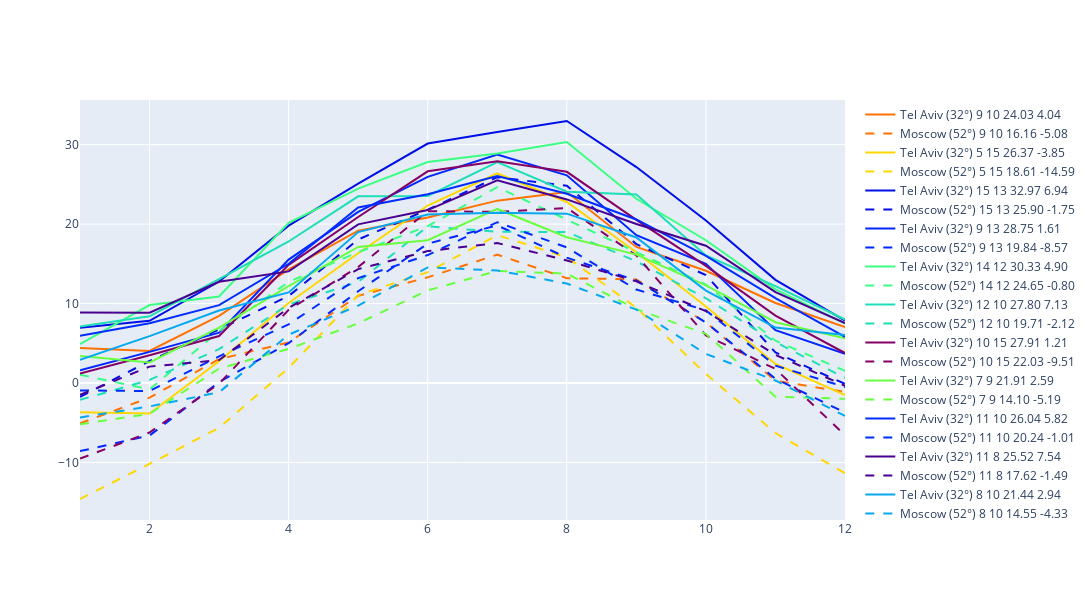

The notebook cell this image was saved under:
### Code cell
import plotly.graph_objects as go
import random
import plotly.colors as colors

# Here I tried to find best values for monthly and latitude adjustments
# But if i set up weather limit close to actual weather, it is impossible 
# to find corresponding values for mon_adj and lat_adj

months_num = list(range(1, 13))
fig = go.Figure()
plots = 0

for _ in range(1000):
    max_temp = 30
    mon_adj = random.randint(1, max_temp)
    lat_adj = random.randint(1, max_temp)
    tel_aviv_temps = [generate_temperature(i, 32, mon_adj, lat_adj) for i in months_num]
    moscow_temps = [generate_temperature(i, 52, mon_adj, lat_adj) for i in months_num]
    
    tel_aviv_max = np.max(tel_aviv_temps)
    tel_aviv_min = np.min(tel_aviv_temps)
    moscow_max = np.max(moscow_temps)
    moscow_min = np.min(moscow_temps)
    
    if tel_aviv_min > -5 and moscow_max > 10 and tel_aviv_max < 35 and moscow_min < 0:
        color = colors.sample_colorscale(colors.PLOTLY_SCALES['Rainbow'], random.random())[0]

        fig.add_trace(go.Scatter(x=months_num, y=tel_aviv_temps, mode='lines', 
                                name=f'Tel Aviv (32°) {mon_adj} {lat_adj} {tel_aviv_max:.2f} {tel_aviv_min:.2f}', line=dict(color=color, width=2)))
        fig.add_trace(go.Scatter(x=months_num, y=moscow_temps, mode='lines', 
                             name=f'Moscow (52°) {mon_adj} {lat_adj} {moscow_max:.2f} {moscow_min:.2f}', line=dict(color=color, dash='dash', width=2)))
        plots += 1
        if plots > 10:
            break
    
fig.update_layout(
    legend=dict(xanchor='left', yanchor='top'),
    width=1200,
    height=600,
)

fig.show()

# Good values
# 8 20
# 9 22
# 10 17
# 8 11

### Figure 1 — Plotly figure (JSON) as saved in the notebook; plotly's stock layout.template omitted (floating-point values rounded to 4 significant figures)
{"data": [{"line": {"color": "rgb(255, 113, 0)", "width": 2}, "mode": "lines", "name": "Tel Aviv (32°) 9 10 24.03 4.04", "type": "scatter", "x": [1, 2, 3, 4, 5, 6, 7, 8, 9, 10, 11, 12], "y": [4.397, 4.037, 8.456, 14.29, 19.17, 20.84, 22.95, 24.03, 17.13, 14.13, 10.08, 7.037]}, {"line": {"color": "rgb(255, 113, 0)", "dash": "dash", "width": 2}, "mode": "lines", "name": "Moscow (52°) 9 10 16.16 -5.08", "type": "scatter", "x": [1, 2, 3, 4, 5, 6, 7, 8, 9, 10, 11, 12], "y": [-5.078, -1.841, 3.001, 5.113, 10.97, 13.3, 16.16, 13.2, 13.04, 7.615, 0.2923, -1.131]}, {"line": {"color": "rgb(255, 215, 0)", "width": 2}, "mode": "lines", "name": "Tel Aviv (32°) 5 15 26.37 -3.85", "type": "scatter", "x": [1, 2, 3, 4, 5, 6, 7, 8, 9, 10, 11, 12], "y": [-3.691, -3.845, 2.737, 10.07, 16.33, 22.34, 26.37, 22.79, 16.46, 9.626, 2.409, -1.509]}, {"line": {"color": "rgb(255, 215, 0)", "dash": "dash", "width": 2}, "mode": "lines", "name": "Moscow (52°) 5 15 18.61 -14.59", "type": "scatter", "x": [1, 2, 3, 4, 5, 6, 7, 8, 9, 10, 11, 12], "y": [-14.59, -10.17, -5.634, 1.905, 11.07, 13.96, 18.61, 15.83, 9.469, 1.139, -6.29, -11.34]}, {"line": {"color": "rgb(0, 15, 233)", "width": 2}, "mode": "lines", "name": "Tel Aviv (32°) 15 13 32.97 6.94", "type": "scatter", "x": [1, 2, 3, 4, 5, 6, 7, 8, 9, 10, 11, 12], "y": [6.944, 7.827, 12.78, 19.8, 25.1, 30.14, 31.58, 32.97, 27.18, 20.45, 12.98, 7.86]}, {"line": {"color": "rgb(0, 15, 233)", "dash": "dash", "width": 2}, "mode": "lines", "name": "Moscow (52°) 15 13 25.90 -1.75", "type": "scatter", "x": [1, 2, 3, 4, 5, 6, 7, 8, 9, 10, 11, 12], "y": [-1.746, 2.775, 6.752, 10.95, 18.06, 21.81, 25.9, 24.83, 17.49, 13.59, 3.839, -0.1171]}, {"line": {"color": "rgb(0, 39, 255)", "width": 2}, "mode": "lines", "name": "Tel Aviv (32°) 9 13 28.75 1.61", "type": "scatter", "x": [1, 2, 3, 4, 5, 6, 7, 8, 9, 10, 11, 12], "y": [1.615, 3.92, 6.338, 15.54, 21.54, 25.94, 28.75, 26.13, 18.61, 15.01, 6.65, 3.685]}, {"line": {"color": "rgb(0, 39, 255)", "dash": "dash", "width": 2}, "mode": "lines", "name": "Moscow (52°) 9 13 19.84 -8.57", "type": "scatter", "x": [1, 2, 3, 4, 5, 6, 7, 8, 9, 10, 11, 12], "y": [-8.569, -6.606, 0.1318, 5.022, 11.55, 17.54, 19.84, 15.77, 12.91, 7.616, 0.5292, -3.715]}, {"line": {"color": "rgb(58, 255, 130)", "width": 2}, "mode": "lines", "name": "Tel Aviv (32°) 14 12 30.33 4.90", "type": "scatter", "x": [1, 2, 3, 4, 5, 6, 7, 8, 9, 10, 11, 12], "y": [4.904, 9.815, 10.89, 20.16, 24.46, 27.82, 28.9, 30.33, 23.19, 17.97, 11.8, 7.489]}, {"line": {"color": "rgb(58, 255, 130)", "dash": "dash", "width": 2}, "mode": "lines", "name": "Moscow (52°) 14 12 24.65 -0.80", "type": "scatter", "x": [1, 2, 3, 4, 5, 6, 7, 8, 9, 10, 11, 12], "y": [1.051, -0.7973, 6.533, 12.73, 16.47, 19.74, 24.65, 20.55, 16.46, 12.39, 5.326, 1.528]}, {"line": {"color": "rgb(30, 222, 183)", "width": 2}, "mode": "lines", "name": "Tel Aviv (32°) 12 10 27.80 7.13", "type": "scatter", "x": [1, 2, 3, 4, 5, 6, 7, 8, 9, 10, 11, 12], "y": [7.129, 8.394, 13.07, 17.81, 23.49, 23.54, 27.8, 24.08, 23.73, 16.05, 12.2, 7.997]}, {"line": {"color": "rgb(30, 222, 183)", "dash": "dash", "width": 2}, "mode": "lines", "name": "Moscow (52°) 12 10 19.71 -2.12", "type": "scatter", "x": [1, 2, 3, 4, 5, 6, 7, 8, 9, 10, 11, 12], "y": [-2.12, 0.3912, 4.27, 9.88, 12.72, 19.71, 19.03, 19.01, 15.31, 10.67, 5.153, 0.6463]}, {"line": {"color": "rgb(134, 0, 102)", "width": 2}, "mode": "lines", "name": "Tel Aviv (32°) 10 15 27.91 1.21", "type": "scatter", "x": [1, 2, 3, 4, 5, 6, 7, 8, 9, 10, 11, 12], "y": [1.207, 3.486, 5.919, 14.88, 20.89, 26.64, 27.91, 26.58, 20.53, 14.75, 8.477, 3.779]}, {"line": {"color": "rgb(134, 0, 102)", "dash": "dash", "width": 2}, "mode": "lines", "name": "Moscow (52°) 10 15 22.03 -9.51", "type": "scatter", "x": [1, 2, 3, 4, 5, 6, 7, 8, 9, 10, 11, 12], "y": [-9.511, -6.224, -0.07891, 9.207, 14.6, 21.63, 21.53, 22.03, 16.05, 6.004, 1.774, -6.576]}, {"line": {"color": "rgb(105, 255, 64)", "width": 2}, "mode": "lines", "name": "Tel Aviv (32°) 7 9 21.91 2.59", "type": "scatter", "x": [1, 2, 3, 4, 5, 6, 7, 8, 9, 10, 11, 12], "y": [3.417, 2.59, 6.977, 12.2, 17.12, 17.97, 21.91, 18.35, 16.16, 12.3, 7.656, 5.643]}, {"line": {"color": "rgb(105, 255, 64)", "dash": "dash", "width": 2}, "mode": "lines", "name": "Moscow (52°) 7 9 14.10 -5.19", "type": "scatter", "x": [1, 2, 3, 4, 5, 6, 7, 8, 9, 10, 11, 12], "y": [-5.186, -3.877, 1.82, 4.305, 7.514, 11.66, 14.1, 13.77, 9.292, 6.192, -1.722, -1.984]}, {"line": {"color": "rgb(0, 44, 255)", "width": 2}, "mode": "lines", "name": "Tel Aviv (32°) 11 10 26.04 5.82", "type": "scatter", "x": [1, 2, 3, 4, 5, 6, 7, 8, 9, 10, 11, 12], "y": [5.94, 7.529, 9.8, 15.0, 22.09, 23.77, 26.04, 23.81, 20.58, 16.01, 10.69, 5.816]}, {"line": {"color": "rgb(0, 44, 255)", "dash": "dash", "width": 2}, "mode": "lines", "name": "Moscow (52°) 11 10 20.24 -1.01", "type": "scatter", "x": [1, 2, 3, 4, 5, 6, 7, 8, 9, 10, 11, 12], "y": [-0.9321, -1.008, 3.362, 7.389, 13.2, 16.1, 20.24, 17.06, 11.76, 9.143, 2.191, -0.4988]}, {"line": {"color": "rgb(73, 0, 146)", "width": 2}, "mode": "lines", "name": "Tel Aviv (32°) 11 8 25.52 7.54", "type": "scatter", "x": [1, 2, 3, 4, 5, 6, 7, 8, 9, 10, 11, 12], "y": [8.887, 8.843, 12.75, 14.05, 19.97, 21.76, 25.52, 23.11, 20.01, 17.28, 11.44, 7.539]}, {"line": {"color": "rgb(73, 0, 146)", "dash": "dash", "width": 2}, "mode": "lines", "name": "Moscow (52°) 11 8 17.62 -1.49", "type": "scatter", "x": [1, 2, 3, 4, 5, 6, 7, 8, 9, 10, 11, 12], "y": [-1.488, 2.066, 2.885, 9.463, 14.33, 16.6, 17.62, 15.43, 12.79, 9.039, 3.547, -0.3398]}, {"line": {"color": "rgb(7, 169, 238)", "width": 2}, "mode": "lines", "name": "Tel Aviv (32°) 8 10 21.44 2.94", "type": "scatter", "x": [1, 2, 3, 4, 5, 6, 7, 8, 9, 10, 11, 12], "y": [2.936, 5.898, 9.131, 11.41, 18.99, 21.21, 21.44, 21.32, 18.32, 11.64, 6.979, 6.044]}, {"line": {"color": "rgb(7, 169, 238)", "dash": "dash", "width": 2}, "mode": "lines", "name": "Moscow (52°) 8 10 14.55 -4.33", "type": "scatter", "x": [1, 2, 3, 4, 5, 6, 7, 8, 9, 10, 11, 12], "y": [-4.326, -2.944, -1.163, 6.093, 9.738, 14.55, 14.17, 12.52, 9.235, 3.665, 0.3171, -4.138]}], "layout": {"height": 600, "legend": {"xanchor": "left", "yanchor": "top"}, "width": 1200}}
